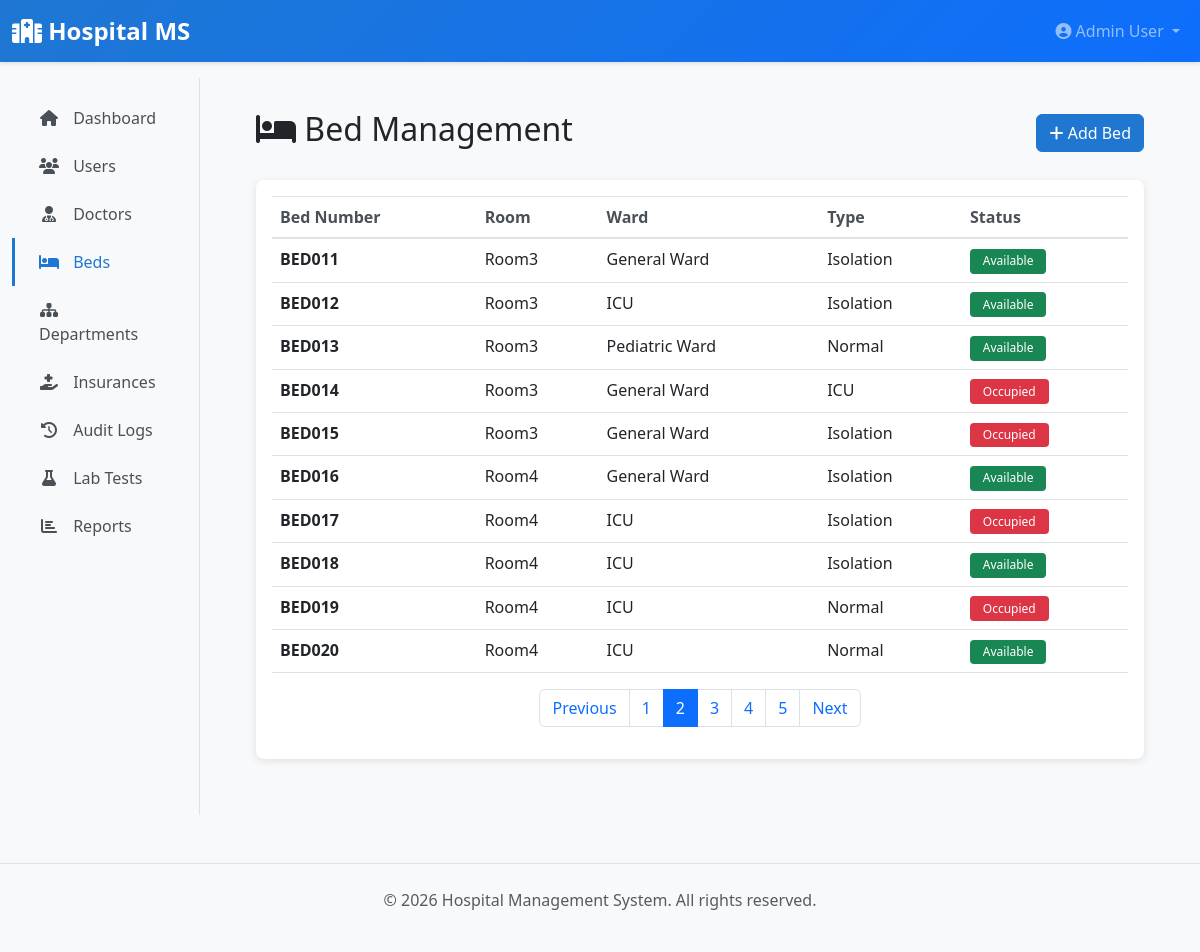
Page /admin/beds?page=2 (signed in) on the committed database.
### app/models/__init__.py (models this page shows, shortened)
class User(UserMixin, db.Model):
    __tablename__ = 'users'
    id = db.Column(db.Integer, primary_key=True)
    username = db.Column(db.String(80), unique=True, nullable=False, index=True)
    email = db.Column(db.String(120), unique=True, nullable=False, index=True)
    password_hash = db.Column(db.String(255), nullable=False)
    first_name = db.Column(db.String(80))
    last_name = db.Column(db.String(80))
    phone = db.Column(db.String(20))
    role = db.Column(db.Enum(UserRole), nullable=False, default=UserRole.PATIENT)
    is_active = db.Column(db.Boolean, default=True)
    created_at = db.Column(db.DateTime, default=datetime.utcnow)
    updated_at = db.Column(db.DateTime, default=datetime.utcnow, onupdate=datetime.utcnow)
    patient = db.relationship('Patient', uselist=False, back_populates='user', foreign_keys='Patient.user_id', cascade='all, delete-orphan', passive_deletes=True)
    doctor = db.relationship('Doctor', uselist=False, back_populates='user', foreign_keys='Doctor.user_id', cascade='all, delete-orphan', passive_deletes=True)
    lab_staff = db.relationship('LabStaff', uselist=False, back_populates='user', foreign_keys='LabStaff.user_id', cascade='all, delete-orphan', passive_deletes=True)
    def get_full_name(self):
        return f"{self.first_name} {self.last_name}".strip()

class Bed(db.Model):
    __tablename__ = 'beds'
    id = db.Column(db.Integer, primary_key=True)
    bed_number = db.Column(db.String(20), unique=True, nullable=False)
    room_number = db.Column(db.String(20))
    ward = db.Column(db.String(50), nullable=False)  # ICU, General, Pediatric, etc.
    bed_type = db.Column(db.String(50))  # Normal, ICU, Isolation
    is_available = db.Column(db.Boolean, default=True)
    created_at = db.Column(db.DateTime, default=datetime.utcnow)
    admissions = db.relationship('Admission', back_populates='bed')

### app/blueprints/admin.py (the view)
@admin_bp.route('/beds')
@login_required
@admin_required
def beds_list():
    page = request.args.get('page', 1, type=int)
    beds = Bed.query.paginate(page=page, per_page=10)
    return render_template('admin/beds_list.html', beds=beds)

### app/blueprints/admin.py (called while the page is built)
def admin_required(f):
    @wraps(f)
    def decorated_function(*args, **kwargs):
        if not current_user.is_authenticated or current_user.role != UserRole.ADMIN:
            flash('You do not have permission to access this page.', 'danger')
            return redirect(url_for('main.dashboard'))
        return f(*args, **kwargs)
    return decorated_function

### app/templates/admin/beds_list.html (shortened to what this page needs)
{% extends "layouts/base.html" %}
{% block content %}
<div class="d-flex justify-content-between align-items-center mb-4">
    <h2><i class="fas fa-bed"></i> Bed Management</h2>
    <a href="{{ url_for('admin.create_bed') }}" class="btn btn-primary">
        <i class="fas fa-plus"></i> Add Bed
    </a>
</div>
<div class="card">
    <div class="card-body">
        {% if beds.items %}
        <div class="table-responsive">
            <table class="table table-hover">
                <thead>
                    <tr>
                        <th>Bed Number</th>
                        <th>Room</th>
                        <th>Ward</th>
                        <th>Type</th>
                        <th>Status</th>
                    </tr>
                </thead>
                <tbody>
                    {% for bed in beds.items %}
                    <tr>
                        <td><strong>{{ bed.bed_number }}</strong></td>
                        <td>{{ bed.room_number }}</td>
                        <td>{{ bed.ward }}</td>
                        <td>{{ bed.bed_type }}</td>
                        <td>
                            {% if bed.is_available %}
                                <span class="badge badge-success">Available</span>
                            {% else %}
                                <span class="badge badge-danger">Occupied</span>
                            {% endif %}
                        </td>
                    </tr>
                    {% endfor %}
                </tbody>
            </table>
        </div>
        {% if beds.pages > 1 %}
        <nav>
            <ul class="pagination justify-content-center">
                {% if beds.has_prev %}
                <li class="page-item">
                    <a class="page-link" href="{{ url_for('admin.beds_list', page=beds.prev_num) }}">Previous</a>
                </li>
                {% endif %}
                {% for page_num in beds.iter_pages() %}
                    {% if page_num %}
                        {% if page_num == beds.page %}
                        <li class="page-item active">
                            <span class="page-link">{{ page_num }}</span>
                        </li>
                        {% else %}
                        <li class="page-item">
                            <a class="page-link" href="{{ url_for('admin.beds_list', page=page_num) }}">{{ page_num }}</a>
                        </li>
                        {% endif %}
                    {% endif %}
                {% endfor %}
                {% if beds.has_next %}
                <li class="page-item">
                    <a class="page-link" href="{{ url_for('admin.beds_list', page=beds.next_num) }}">Next</a>
                </li>
                {% endif %}
            </ul>
        </nav>
        {% endif %}
        {% else %}
        <p class="text-muted text-center my-3">No beds configured yet.</p>
        {% endif %}
    </div>
</div>
{% endblock %}

### app/templates/layouts/base.html (shortened to what this page needs)
<!DOCTYPE html>
<html lang="en">
<head>
    <link href="https://cdnjs.cloudflare.com/ajax/libs/bootstrap/5.3.0/css/bootstrap.min.css" rel="stylesheet">
    <link href="https://cdnjs.cloudflare.com/ajax/libs/font-awesome/6.4.0/css/all.min.css" rel="stylesheet">
</head>
<body>
    <nav class="navbar navbar-expand-lg navbar-dark sticky-top">
        <div class="container-fluid">
            <a class="navbar-brand" href="{{ url_for('main.dashboard') }}">
                <i class="fas fa-hospital"></i> Hospital MS
            </a>
            <div class="collapse navbar-collapse" id="navbarNav">
                <ul class="navbar-nav ms-auto">
                    {% if current_user.is_authenticated %}
                        <li class="nav-item dropdown">
                            <a class="nav-link dropdown-toggle" href="#" id="userDropdown" role="button" data-bs-toggle="dropdown">
                                <i class="fas fa-user-circle"></i> {{ current_user.get_full_name() or current_user.username }}
                            </a>
                        </li>
                    {% else %}
                        <li class="nav-item">
                            <a class="nav-link" href="{{ url_for('auth.login') }}">Login</a>
                        </li>
                    {% endif %}
                </ul>
            </div>
        </div>
    </nav>
    {% if current_user.is_authenticated %}
        <div class="container-fluid">
            <div class="row">
                <nav class="col-md-3 col-lg-2 d-md-block bg-light sidebar">
                    <div class="position-sticky pt-3">
                        <ul class="nav flex-column">
                            {% if current_user.role.value == 'admin' %}
                                <li class="nav-item">
                                    <a class="nav-link {% if request.endpoint == 'admin.dashboard' %}active{% endif %}" href="{{ url_for('admin.dashboard') }}">
                                        <i class="fas fa-home"></i> Dashboard
                                    </a>
                                </li>
                                <li class="nav-item">
                                    <a class="nav-link {% if request.endpoint in ['admin.users_list', 'admin.create_user', 'admin.edit_user'] %}active{% endif %}" href="{{ url_for('admin.users_list') }}">
                                        <i class="fas fa-users"></i> Users
                                    </a>
                                </li>
                                <li class="nav-item">
                                    <a class="nav-link {% if request.endpoint in ['admin.doctors_list', 'admin.edit_doctor'] %}active{% endif %}" href="{{ url_for('admin.doctors_list') }}">
                                        <i class="fas fa-user-md"></i> Doctors
                                    </a>
                                </li>
                                <li class="nav-item">
                                    <a class="nav-link {% if request.endpoint in ['admin.beds_list', 'admin.create_bed'] %}active{% endif %}" href="{{ url_for('admin.beds_list') }}">
                                        <i class="fas fa-bed"></i> Beds
                                    </a>
                                </li>
                                <li class="nav-item">
                                    <a class="nav-link {% if request.endpoint in ['admin.departments_list', 'admin.create_department'] %}active{% endif %}" href="{{ url_for('admin.departments_list') }}">
                                        <i class="fas fa-sitemap"></i> Departments
                                    </a>
                                </li>
                                <li class="nav-item">
                                    <a class="nav-link {% if request.endpoint in ['admin.insurances_list', 'admin.create_insurance'] %}active{% endif %}" href="{{ url_for('admin.insurances_list') }}">
                                        <i class="fas fa-hand-holding-medical"></i> Insurances
                                    </a>
                                </li>
                                <li class="nav-item">
                                    <a class="nav-link {% if request.endpoint == 'admin.audit_logs' %}active{% endif %}" href="{{ url_for('admin.audit_logs') }}">
                                        <i class="fas fa-history"></i> Audit Logs
                                    </a>
                                </li>
                                <li class="nav-item">
                                    <a class="nav-link {% if request.endpoint in ['admin.lab_tests_list', 'admin.create_lab_test'] %}active{% endif %}" href="{{ url_for('admin.lab_tests_list') }}">
                                        <i class="fas fa-flask"></i> Lab Tests
                                    </a>
                                </li>
                                <li class="nav-item">
                                    <a class="nav-link {% if request.endpoint == 'admin.reports' %}active{% endif %}" href="{{ url_for('admin.reports') }}">
                                        <i class="fas fa-chart-bar"></i> Reports
                                    </a>
                                </li>
                            {% endif %}
                        </ul>
                    </div>
                </nav>
                <main class="col-md-9 ms-sm-auto col-lg-10 px-md-4">
                    <div class="main-content">
                        {% block content %}{% endblock %}
                    </div>
                </main>
            </div>
        </div>
    {% else %}
        <div style="min-height: calc(100vh - 70px); padding: 2rem;">
            {% block auth_content %}{% endblock %}
        </div>
    {% endif %}
    <footer class="bg-light py-4 mt-5 border-top">
        <div class="container text-center text-muted">
            <p>&copy; 2026 Hospital Management System. All rights reserved.</p>
        </div>
    </footer>
</body>
</html>

### app/templates/layouts/base.html (style rules this page uses)
:root { --primary-color: #1f77d2; --secondary-color: #0d6efd; --danger-color: #dc3545; }
body { background-color: #f8f9fa; font-family: 'Segoe UI', Tahoma, Geneva, Verdana, sans-serif; }
.navbar { background: linear-gradient(135deg, var(--primary-color) 0%, var(--secondary-color) 100%); box-shadow: 0 2px 4px rgba(0,0,0,0.1); }
.navbar-brand { font-weight: 700; font-size: 1.5rem; color: white !important; }
.sidebar { background-color: #fff; min-height: calc(100vh - 70px); border-right: 1px solid #dee2e6; }
.sidebar .nav-link { color: #495057; border-left: 3px solid transparent; padding: 0.75rem 1.5rem; transition: all 0.3s ease; }
.sidebar .nav-link:hover, .sidebar .nav-link.active { color: var(--primary-color); background-color: #f8f9fa; border-left-color: var(--primary-color); }
.sidebar .nav-link i { width: 20px; text-align: center; margin-right: 10px; }
.main-content { padding: 2rem; }
.card { border: 0; box-shadow: 0 2px 8px rgba(0,0,0,0.1); border-radius: 8px; margin-bottom: 1.5rem; }
.btn-primary { background-color: var(--primary-color); border-color: var(--primary-color); }
.badge { padding: 0.4rem 0.8rem; border-radius: 4px; font-weight: 500; }
.badge-success { background-color: #198754; }
.badge-danger { background-color: #dc3545; }
.table { background-color: #fff; }
.table thead { background-color: #f8f9fa; border-top: 1px solid #dee2e6; }
.table thead th { color: #495057; font-weight: 600; border-bottom: 2px solid #dee2e6; }

### rows in the picture
User: first_name+last_name "Admin User"
Bed: bed_number "BED011", room_number "Room3", ward "General Ward", bed_type "Isolation", is_available "Available"
Bed: bed_number "BED012", room_number "Room3", ward "ICU", bed_type "Isolation", is_available "Available"
Bed: bed_number "BED013", room_number "Room3", ward "Pediatric Ward", bed_type "Normal", is_available "Available"
Bed: bed_number "BED014", room_number "Room3", ward "General Ward", bed_type "ICU", is_available "Occupied"
Bed: bed_number "BED015", room_number "Room3", ward "General Ward", bed_type "Isolation", is_available "Occupied"
Bed: bed_number "BED016", room_number "Room4", ward "General Ward", bed_type "Isolation", is_available "Available"
Bed: bed_number "BED017", room_number "Room4", ward "ICU", bed_type "Isolation", is_available "Occupied"
Bed: bed_number "BED018", room_number "Room4", ward "ICU", bed_type "Isolation", is_available "Available"
Bed: bed_number "BED019", room_number "Room4", ward "ICU", bed_type "Normal", is_available "Occupied"
Bed: bed_number "BED020", room_number "Room4", ward "ICU", bed_type "Normal", is_available "Available"

### other values in the picture
{{ page_num }} "1" "3" "4" "5"
{{ page_num }} "2"
